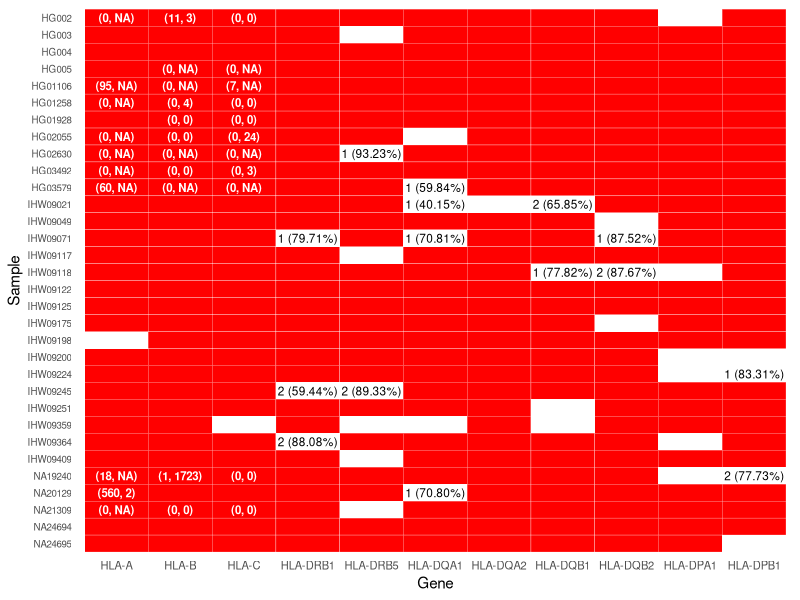
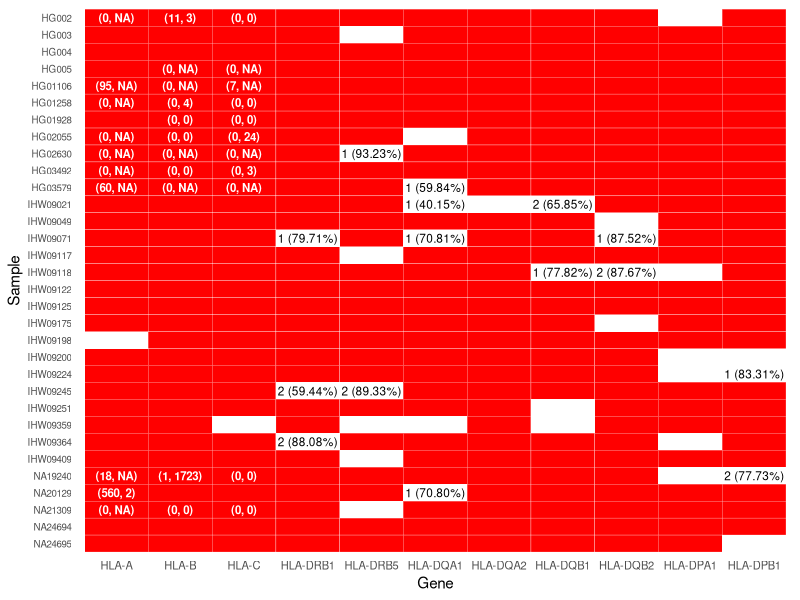
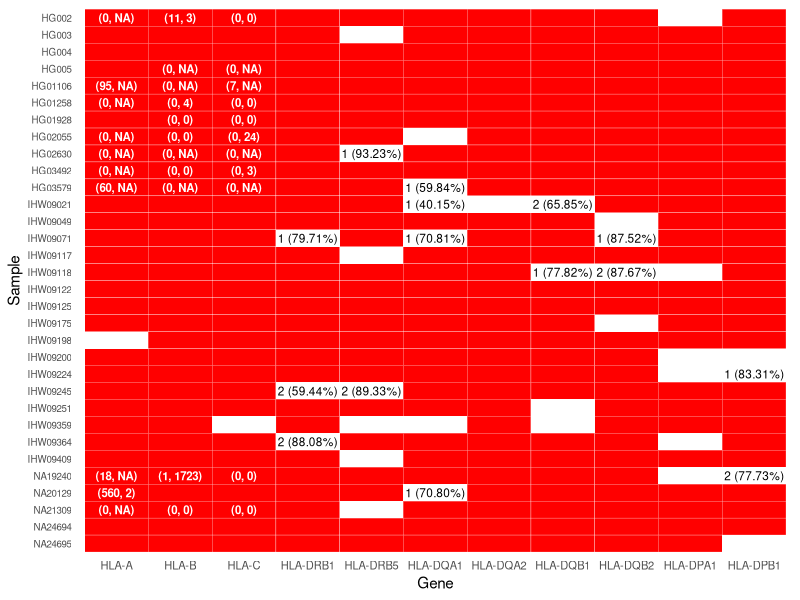

Write R code to recreate these figures, in order.
library(tidyr)
library(ggplot2)
library(dplyr)

setwd("/Users/matt/Documents/GitHub/mhc/scripts/visualizations/phase_heat_map/")

# Load heatmap data
data <- read.csv("phase_map.hiphase.csv", header = TRUE, stringsAsFactors = FALSE)
#data <- read.csv("phase_map.whatshap.csv", header = TRUE, stringsAsFactors = FALSE)
#data <- read.csv("phase_map.longphase.csv", header = TRUE, stringsAsFactors = FALSE)
colnames(data) <- gsub("\\.", "-", colnames(data))  # Replace dots with dashes

# Convert samples and genes into factors to preserve order
sample_order <- rev(data$sample)  # Reverse sample order
gene_order <- colnames(data)[-1]  # Keep gene order

df_long <- pivot_longer(
  data,
  cols = -sample,       
  names_to = "Gene",    
  values_to = "Value"   
)

df_long$sample <- factor(df_long$sample, levels = sample_order)
df_long$Gene <- factor(df_long$Gene, levels = gene_order)

# Load incomplete.csv and format labels
incomplete <- read.csv("incomplete.hiphase.csv", header = TRUE, stringsAsFactors = FALSE)
incomplete$label <- paste0(incomplete$num_haploblocks, " (", incomplete$largest_haploblock, ")")

# Merge `incomplete.csv` with `df_long` while preserving order
df_long <- df_long %>%
  left_join(incomplete, by = c("sample", "Gene" = "gene")) %>%
  mutate(label = ifelse(Value == 0, label, NA))  # Only label missing/0 tiles

# Ensure factor levels remain correct after merge
df_long$sample <- factor(df_long$sample, levels = sample_order)
df_long$Gene <- factor(df_long$Gene, levels = gene_order)

# Load haplotype annotation data
hap_data <- read.csv("edit_distance.csv", header = TRUE, stringsAsFactors = FALSE)

# Create a new label column in the format (hap1, hap2)
hap_data$hap_label <- paste0("(", hap_data$hap1, ", ", hap_data$hap2, ")")

# Merge with df_long (must match on both gene and sample)
df_long <- df_long %>%
  left_join(hap_data, by = c("sample", "Gene" = "gene"))

# Preserve factor levels again after merge
df_long$sample <- factor(df_long$sample, levels = sample_order)
df_long$Gene <- factor(df_long$Gene, levels = gene_order)

# Plot heatmap
figure <- ggplot(df_long, aes(x = Gene, y = sample, fill = Value)) +
  geom_tile(color = "white") +
  scale_fill_gradient(low = "white", high = "red", na.value = "white") +
  geom_text(aes(label = label), size = 3, na.rm = TRUE) +
  geom_text(aes(label = hap_label), color = "white", size = 2.9, fontface = "bold", na.rm = TRUE) +
  theme_minimal() +
  theme(
    axis.text.x = element_text(size = 8),
    axis.text.y = element_text(size = 7),
    axis.ticks = element_blank(),
    panel.grid = element_blank(),
    legend.position = "none"
  ) +
  labs(
    x = "Gene",
    y = "Sample"
  )

print(figure)


# Save the figure
ggsave(filename = "hiphase_heat_map.pdf", plot = figure)
ggsave(filename = "hiphase_heat_map.png", plot = figure)
#ggsave(filename = "whatshap_heat_map.pdf", plot = figure)
#ggsave(filename = "whatshap_heat_map.png", plot = figure)
#ggsave(filename = "longphase_whatshap_heat_map.pdf", plot = figure)
#ggsave(filename = "longphase_heat_map.png", plot = figure)

# Load necessary library
library(dplyr)

# Example data (assuming 'data' is already loaded)
# Convert all non-sample columns to numeric if needed
data_numeric <- data %>% select(-sample)

# Count zeros per row
zero_counts <- rowSums(data_numeric == 0)

# Count occurrences
all_ones <- sum(zero_counts == 0)  # Samples with all 1s
one_zero <- sum(zero_counts == 1)  # Samples with exactly one zero
two_zeros <- sum(zero_counts == 2)  # Samples with exactly two zeros

# Print results
cat("Samples with all 1s:", all_ones, "\n")
cat("Samples with exactly one 0:", one_zero, "\n")
cat("Samples with exactly two 0s:", two_zeros, "\n")
